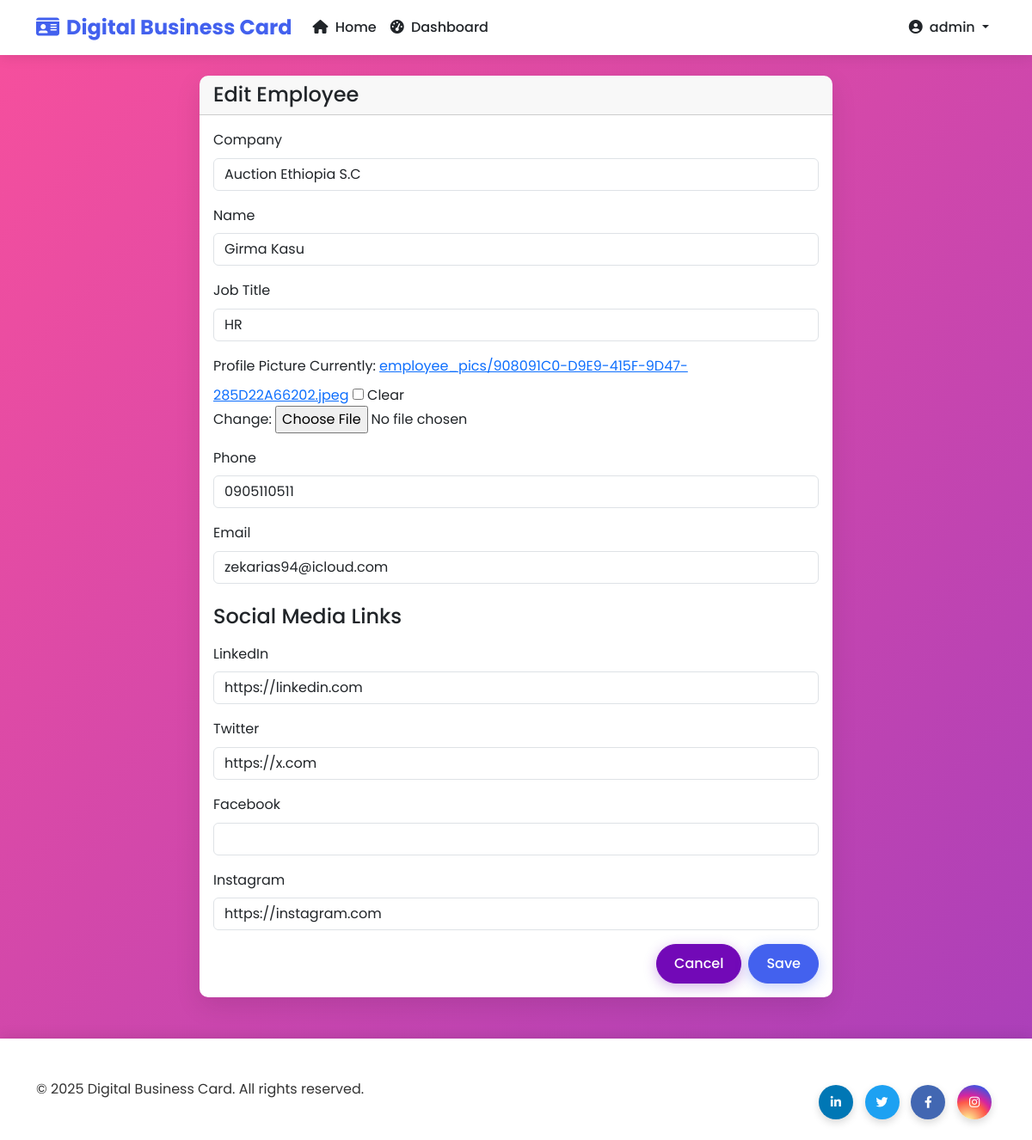
Screenshot of /dashboard/employees/2/edit/ (signed in) with the database file from the repository.
### cards/models.py (models this page shows, shortened)
class Employee(models.Model):
    company = models.ForeignKey(Company, on_delete=models.CASCADE, related_name='employees')
    name = models.CharField(max_length=100)
    job_title = models.CharField(max_length=100)
    phone = models.CharField(max_length=20)
    email = models.EmailField()
    profile_picture = models.ImageField(upload_to='employee_pics/', blank=True)
    linkedin = models.URLField(blank=True)
    twitter = models.URLField(blank=True)
    facebook = models.URLField(blank=True)
    instagram = models.URLField(blank=True)
    created_at = models.DateTimeField(auto_now_add=True)

### cards/views.py (the view)
# urls.py: path('dashboard/employees/<int:pk>/edit/', views.employee_edit, name='employee_edit'),
@login_required
def employee_edit(request, pk):
    employee = get_object_or_404(Employee, pk=pk)
    if request.method == 'POST':
        form = EmployeeForm(request.POST, request.FILES, instance=employee)
        if form.is_valid():
            form.save()
            messages.success(request, 'Employee updated successfully!')
            return redirect('employee_list')
    else:
        form = EmployeeForm(instance=employee)
    context = {
        'form': form,
        'title': 'Edit Employee'
    }
    return render(request, 'cards/employee_form.html', context)

### cards/views.py
class EmployeeForm(ModelForm):
    class Meta:
        model = Employee
        fields = ['company', 'name', 'job_title', 'phone', 'email', 'profile_picture',
                 'linkedin', 'twitter', 'facebook', 'instagram']
        widgets = {
            'company': Select(attrs={'class': 'form-control'}),
            'name': TextInput(attrs={'class': 'form-control'}),
            'job_title': TextInput(attrs={'class': 'form-control'}),
            'phone': TextInput(attrs={'class': 'form-control'}),
            'email': EmailInput(attrs={'class': 'form-control'}),
            'linkedin': URLInput(attrs={'class': 'form-control'}),
            'twitter': URLInput(attrs={'class': 'form-control'}),
            'facebook': URLInput(attrs={'class': 'form-control'}),
            'instagram': URLInput(attrs={'class': 'form-control'}),
        }

### cards/models.py (called while the page is built)
    def __str__(self):
        return self.name

### cards/templates/cards/employee_form.html (shortened to what this page needs)
{% extends 'cards/base.html' %}
{% block content %}
<div class="row justify-content-center">
    <div class="col-md-8">
        <div class="card">
            <div class="card-header">
                <h1 class="h4 mb-0">{{ title }}</h1>
            </div>
            <div class="card-body">
                <form method="post" enctype="multipart/form-data">
                    <div class="mb-3">
                        <label for="{{ form.company.id_for_label }}" class="form-label">Company</label>
                        {{ form.company }}
                    </div>
                    <div class="mb-3">
                        <label for="{{ form.name.id_for_label }}" class="form-label">Name</label>
                        {{ form.name }}
                    </div>
                    <div class="mb-3">
                        <label for="{{ form.job_title.id_for_label }}" class="form-label">Job Title</label>
                        {{ form.job_title }}
                    </div>
                    <div class="mb-3">
                        <label for="{{ form.profile_picture.id_for_label }}" class="form-label">Profile Picture</label>
                        {{ form.profile_picture }}
                    </div>
                    <div class="mb-3">
                        <label for="{{ form.phone.id_for_label }}" class="form-label">Phone</label>
                        {{ form.phone }}
                    </div>
                    <div class="mb-3">
                        <label for="{{ form.email.id_for_label }}" class="form-label">Email</label>
                        {{ form.email }}
                    </div>
                    <h4 class="mt-4 mb-3">Social Media Links</h4>
                    <div class="mb-3">
                        <label for="{{ form.linkedin.id_for_label }}" class="form-label">LinkedIn</label>
                        {{ form.linkedin }}
                    </div>
                    <div class="mb-3">
                        <label for="{{ form.twitter.id_for_label }}" class="form-label">Twitter</label>
                        {{ form.twitter }}
                    </div>
                    <div class="mb-3">
                        <label for="{{ form.facebook.id_for_label }}" class="form-label">Facebook</label>
                        {{ form.facebook }}
                    </div>
                    <div class="mb-3">
                        <label for="{{ form.instagram.id_for_label }}" class="form-label">Instagram</label>
                        {{ form.instagram }}
                    </div>
                    <div class="d-grid gap-2 d-md-flex justify-content-md-end">
                        <a href="{% url 'employee_list' %}" class="btn btn-secondary">Cancel</a>
                        <button type="submit" class="btn btn-primary">Save</button>
                    </div>
                </form>
            </div>
        </div>
    </div>
</div>
{% endblock %}

### cards/templates/cards/base.html (shortened to what this page needs)
<!DOCTYPE html>
<html lang="en">
<head>
    <link href="https://cdn.jsdelivr.net/npm/bootstrap@5.3.0-alpha1/dist/css/bootstrap.min.css" rel="stylesheet">
    <link rel="stylesheet" href="https://cdnjs.cloudflare.com/ajax/libs/font-awesome/6.1.1/css/all.min.css">
    <link href="https://unpkg.com/aos@2.3.1/dist/aos.css" rel="stylesheet">
    {% load static %}
    <link rel="stylesheet" href="{% static 'cards/css/style.css' %}">
</head>
<body>
    <nav class="navbar navbar-expand-lg navbar-light mb-4 sticky-top">
        <div class="container">
            <a class="navbar-brand" href="{% url 'home' %}">
                <i class="fas fa-id-card me-2"></i>Digital Business Card
            </a>
            <div class="collapse navbar-collapse" id="navbarNav">
                <ul class="navbar-nav me-auto">
                    <li class="nav-item">
                        <a class="nav-link" href="{% url 'home' %}"><i class="fas fa-home me-1"></i> Home</a>
                    </li>
                    {% if user.is_authenticated %}
                    <li class="nav-item">
                        <a class="nav-link" href="{% url 'dashboard' %}"><i class="fas fa-tachometer-alt me-1"></i> Dashboard</a>
                    </li>
                    {% endif %}
                </ul>
                <ul class="navbar-nav">
                    {% if user.is_authenticated %}
                    <li class="nav-item dropdown">
                        <a class="nav-link dropdown-toggle" href="#" id="navbarDropdown" role="button" data-bs-toggle="dropdown">
                            <i class="fas fa-user-circle me-1"></i> {{ user.username }}
                        </a>
                    </li>
                    {% else %}
                    <li class="nav-item">
                        <a class="nav-link btn btn-sm btn-primary text-white px-3" href="{% url 'login' %}"><i class="fas fa-sign-in-alt me-1"></i> Login</a>
                    </li>
                    {% endif %}
                </ul>
            </div>
        </div>
    </nav>
    <div class="container">
        {% block content %}{% endblock %}
    </div>
    <div class="position-fixed bottom-0 end-0 p-3" style="z-index: 11">
    </div>
    <footer class="mt-5 py-4">
        <div class="container">
            <div class="row align-items-center">
                <div class="col-md-6 text-center text-md-start">
                    <p class="mb-0">&copy; {% now "Y" %} Digital Business Card. All rights reserved.</p>
                </div>
                <div class="col-md-6 text-center text-md-end">
                    <div class="social-links small">
                        <a href="#" class="linkedin"><i class="fab fa-linkedin-in"></i></a>
                        <a href="#" class="twitter"><i class="fab fa-twitter"></i></a>
                        <a href="#" class="facebook"><i class="fab fa-facebook-f"></i></a>
                        <a href="#" class="instagram"><i class="fab fa-instagram"></i></a>
                    </div>
                </div>
            </div>
        </div>
    </footer>
</body>
</html>

### cards/static/cards/css/style.css (style rules this page uses)
:root { --primary-color: #4361ee; --primary-hover: #3a56d4; --secondary-color: #7209b7; --accent-color: #f72585; --light-color: #f8f9fa; --dark-color: #212529; --border-radius: 10px; --box-shadow: 0 10px 30px rgba(0, 0, 0, 0.1); --primary-rgb: 67, 97, 238; --success-rgb: 40, 167, 69; --info-rgb: 23, 162, 184; --warning-rgb: 255, 193, 7; --white: #ffffff; --btn-border-radius: 50px; --box-shadow-sm: 0 4px 15px rgba(0, 0, 0, 0.08); }
body { font-family: 'Poppins', sans-serif; background-color: #f9fafb; color: #333; line-height: 1.6; }
.navbar { box-shadow: 0 2px 15px rgba(0, 0, 0, 0.1); background-color: white !important; }
.navbar-brand { font-weight: 700; font-size: 1.5rem; color: var(--primary-color) !important; }
.nav-link { font-weight: 500; color: var(--dark-color) !important; transition: all 0.3s ease; }
.btn { border-radius: 50px; padding: 10px 20px; font-weight: 500; transition: all 0.3s ease; }
.btn-primary { background-color: var(--primary-color); border-color: var(--primary-color); box-shadow: 0 4px 15px rgba(67, 97, 238, 0.3); }
.btn-secondary { background-color: var(--secondary-color); border-color: var(--secondary-color); box-shadow: 0 4px 15px rgba(114, 9, 183, 0.3); }
.card { border-radius: var(--border-radius); border: none; box-shadow: var(--box-shadow); transition: transform 0.3s, box-shadow 0.3s; overflow: hidden; }
.social-links { margin-top: 30px; }
.social-links a { display: inline-block; width: 40px; height: 40px; line-height: 40px; text-align: center; border-radius: 50%; margin: 0 5px; color: white; transition: all 0.3s; box-shadow: 0 4px 10px rgba(0, 0, 0, 0.15); }
.linkedin { background-color: #0077B5; }
.twitter { background-color: #1DA1F2; }
.facebook { background-color: #4267B2; }
.instagram { background: radial-gradient(circle at 30% 107%, #fdf497 0%, #fdf497 5%, #fd5949 45%, #d6249f 60%, #285AEB 90%); }
footer { background-color: white; box-shadow: 0 -2px 15px rgba(0, 0, 0, 0.1); padding: 20px 0; }
.fade-in { animation: fadeIn 0.5s ease-in; }

### rows the page displays
Employee: company "Auction Ethiopia S.C", name "Girma Kasu", job_title "HR", phone "0905110511", email "zekarias94@icloud.com", linkedin "https://linkedin.com", twitter "https://x.com", instagram "https://instagram.com"

### other values shown
{{ user.username }} "admin"
{{ title }} "Edit Employee"
